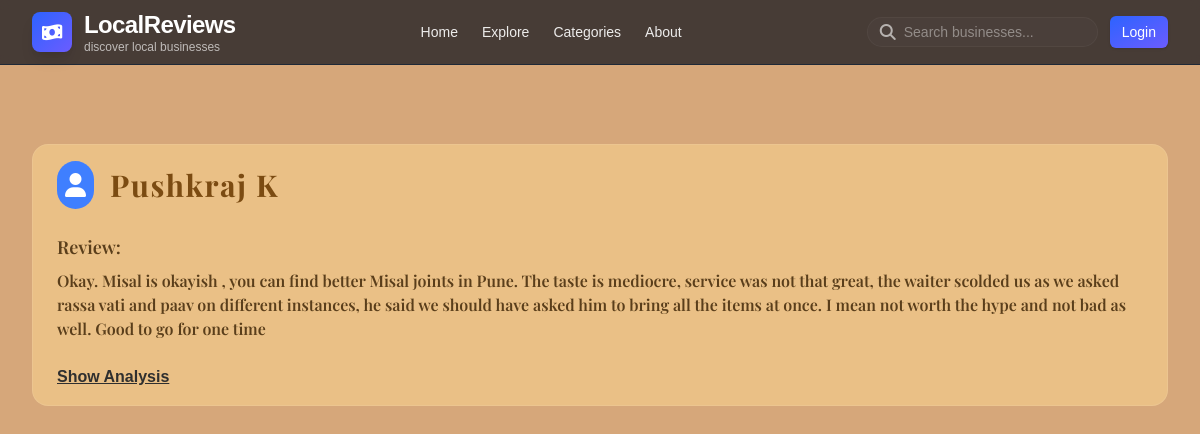
The app's page /neu_reviews/mamledar-misal-restaurant with its own data.
### reviews/models.py (models this page shows, shortened)
class Review(models.Model):
    company = models.CharField(max_length=100, default='X')
    username = models.CharField(max_length=255, default='Anonymous')
    review = models.CharField(max_length=512)
    sentiment = models.CharField(max_length=20, default='')
    feedback1 = models.CharField(max_length=512, default='')
    feedback2 = models.CharField(max_length=512, default='', blank=True, null=True)
    feedback3 = models.CharField(max_length=512, default='', blank=True, null=True)

### reviews/views.py (the view)
# urls.py: path('neu_reviews/<str:company>', views.show_neutral_reviews, name='neu_reviews')
def show_neutral_reviews(request, company):
    entries = Review.objects.filter(company=company, sentiment='neutral')
    return render(request, 'reviews/neu_reviews.html', {'entries': entries})

### reviews/templates/reviews/neu_reviews.html (shortened to what this page needs)
{% load static %}
<!DOCTYPE html>
<html lang="en">
<head>
  <script src="https://cdn.tailwindcss.com"></script>
  <link
    rel="stylesheet"
    href="https://cdnjs.cloudflare.com/ajax/libs/font-awesome/6.4.0/css/all.min.css"
  />
</head>
<body class="min-h-screen w-full bg-[#d6a77a] text-gray-800">
  <header class="fixed top-0 left-0 right-0 z-50 bg-[#0b0f1a]/70 backdrop-blur-sm border-b border-gray-800">
    <div class="max-w-7xl mx-auto px-4 sm:px-6 lg:px-8">
      <div class="flex items-center justify-between h-16">
        <div class="flex items-center gap-3">
          <div class="flex items-center justify-center w-10 h-10 rounded-lg bg-gradient-to-br from-[#2d63ff] to-[#6b5cff] shadow-lg">
            <i class="fa-solid fa-money-bill-wave text-white text-lg"></i>
          </div>
          <div>
            <span class="text-lg sm:text-xl md:text-2xl font-extrabold tracking-tight text-white">LocalReviews</span>
            <div class="text-xs text-[rgba(255,255,255,0.65)] -mt-0.5">discover local businesses</div>
          </div>
        </div>
        <nav class="hidden md:flex items-center gap-6">
          <a href="{% url 'index' %}" class="text-sm font-medium text-[rgba(255,255,255,0.9)] hover:text-[#7fb1ff] transition">Home</a>
          <button class="text-sm font-medium text-[rgba(255,255,255,0.9)] hover:text-[#7fb1ff] transition">Explore</button>
          <button class="text-sm font-medium text-[rgba(255,255,255,0.9)] hover:text-[#7fb1ff] transition">Categories</button>
          <button class="text-sm font-medium text-[rgba(255,255,255,0.9)] hover:text-[#7fb1ff] transition">About</button>
        </nav>
        <div class="flex items-center gap-3">
          <div class="hidden sm:flex items-center bg-[rgba(255,255,255,0.02)] border border-[rgba(255,255,255,0.04)] rounded-full px-3 py-1">
            <i class="fa-solid fa-magnifying-glass text-[rgba(255,255,255,0.6)]"></i>
            <input
              type="search"
              placeholder="Search businesses..."
              class="ml-2 bg-transparent outline-none text-sm text-[rgba(255,255,255,0.9)] placeholder-[rgba(255,255,255,0.4)]"
            />
          </div>
          <div>
            <button id="auth-btn" class="px-3 py-1.5 rounded-md bg-gradient-to-br from-[#2d63ff] to-[#6b5cff] text-white text-sm font-medium shadow">Login</button>
          </div>
        </div>
      </div>
    </div>
  </header>
  <main class="max-w-7xl mx-auto mt-28 p-4 sm:p-6 md:p-8 space-y-8">
    {% for entry in entries %}
    <div class="w-full bg-[#eac086] border border-[rgba(255,255,255,0.08)] rounded-2xl cursor-pointer px-6
   transition transform hover:-translate-y-1 hover:shadow-[0_10px_30px_rgba(255,224,189,0.2)] rounded-2xl p-4 space-y-4">
      <div class="flex items-center gap-4">
        <i class="fa-solid fa-user text-2xl text-white rounded-full bg-[#3f7fff] p-2"></i>
        <div class="flex-1 flex items-center justify-between">
          <div class="flex items-center gap-4">
            <p class="text-xl sm:text-2xl md:text-3xl leading-none text-[#7b4b12] tracking-wider" style="font-family: 'Larken'">
              {{ entry.username }}
            </p>
          </div>
        </div>
      </div>
      <div class="pt-2 space-y-2">
        <p class="text-lg font-semibold text-[#5a3e1b]" style="font-family: 'Frevent'">Review:</p>
        <p class="text-sm md:text-base text-[#5a3e1b]" style="font-family: 'Frevent'">{{ entry.review }}</p>
      </div>
      <div class="pt-2 space-y-2">
        <button id="show-analysis-btn-{{entry.id}}" onclick="showAnalysis({{entry.id}})" class="w-full text-[#2f2f2f] underline font-semibold text-left" type="button">Show Analysis</button>
      </div>
    </div>
    {% endfor %}
  </main>
</body>
</html>

### reviews/templates/reviews/neu_reviews.html (style rules this page uses)
body { font-family: 'Poppins', sans-serif; }

### records on screen
Review: username "Pushkraj K", review "Okay. Misal is okayish , you can find better Misal joints in Pune. The taste is mediocre, service was not that great, the waiter scolded us as we asked rassa vati and paav on different instances, he said we should have asked him to bring all the items at once. I mean not worth the hype and not bad as well. Good to go for one time"
